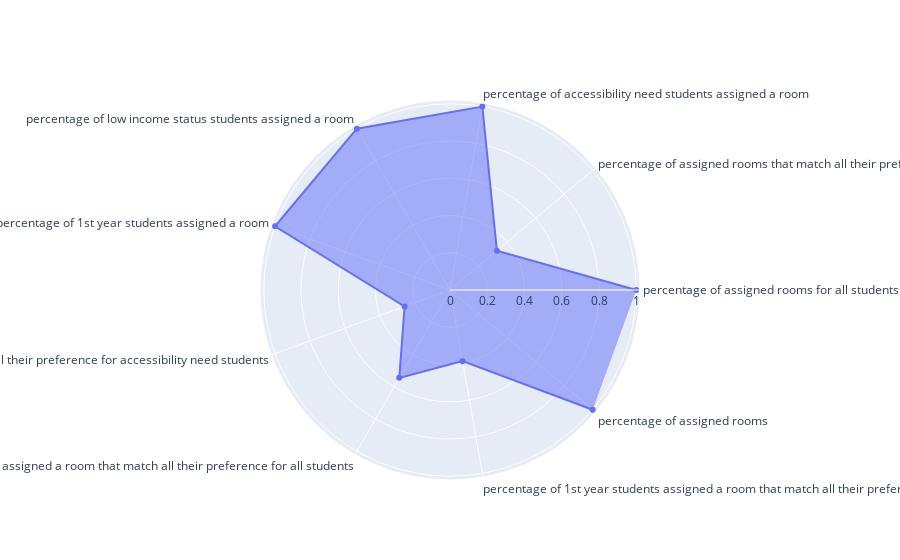

Here is the notebook cell this chart was saved with:
### Code cell
evaluate('data/processed/allocated1A.csv','data/raw/datasetA_with_roommate_pref.csv')

### Figure 1 — Plotly figure (JSON) as saved in the notebook; plotly's stock layout.template omitted (floating-point values rounded to 4 significant figures)
{"data": [{"fill": "toself", "r": [1, 0.3287, 1, 1, 1, 0.2594, 0.5447, 0.3879, 1], "theta": ["percentage of assigned rooms for all students", "percentage of assigned rooms that match all their preference for all students", "percentage of accessibility need students assigned a room", "percentage of low income status students assigned a room", "percentage of 1st year students assigned a room", "percentage of assigned rooms that match all their preference for accessibility need students", "percentage of low income status students assigned a room that match all their preference for all students", "percentage of 1st year students assigned a room that match all their preference for all students", "percentage of assigned rooms"], "type": "scatterpolar"}], "layout": {"autosize": true, "polar": {"angularaxis": {"type": "category"}, "radialaxis": {"autorange": true, "range": [0, 1.043], "type": "linear", "visible": true}}, "showlegend": false}}
